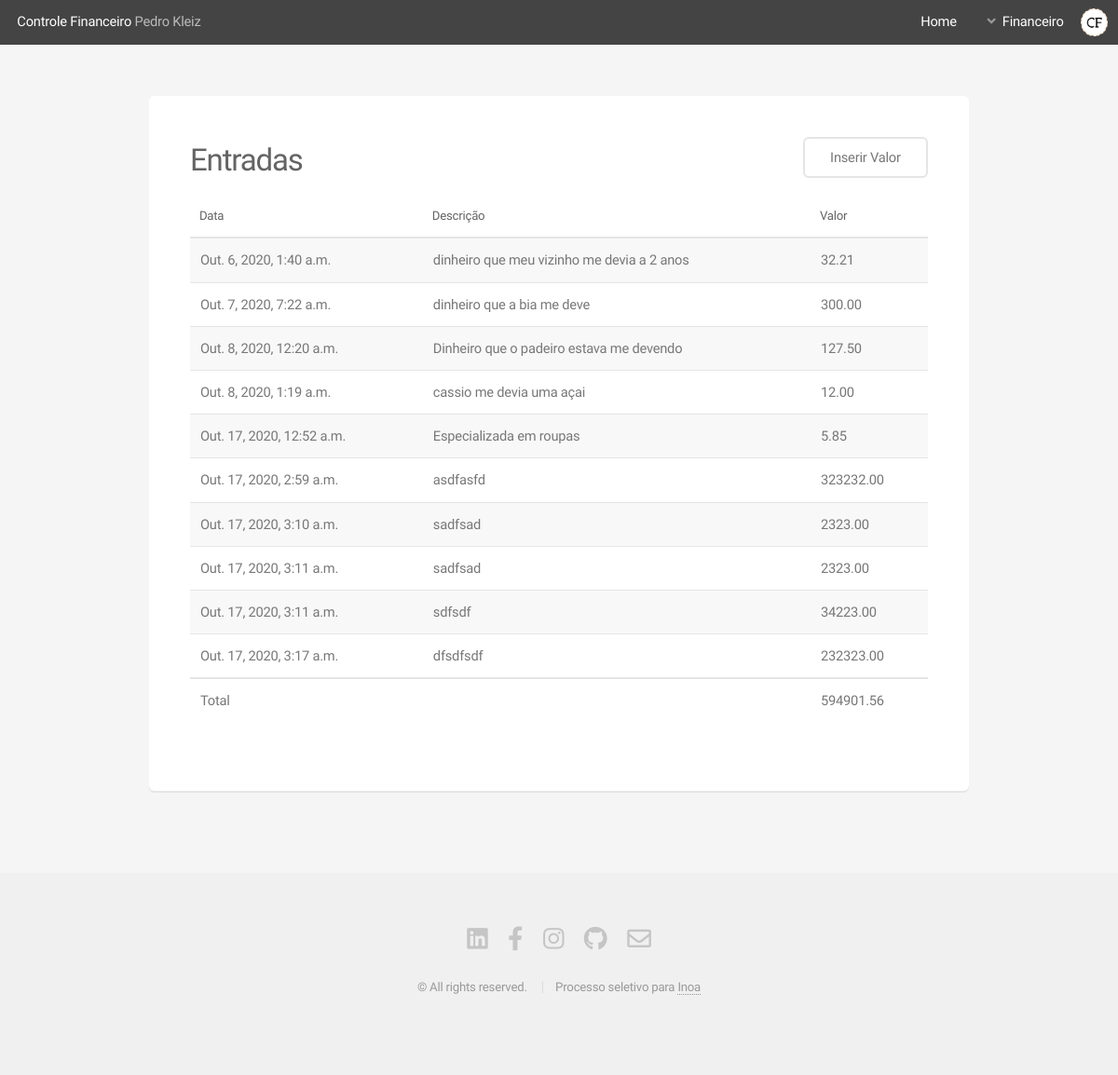
The app's page /deposit/, older data.
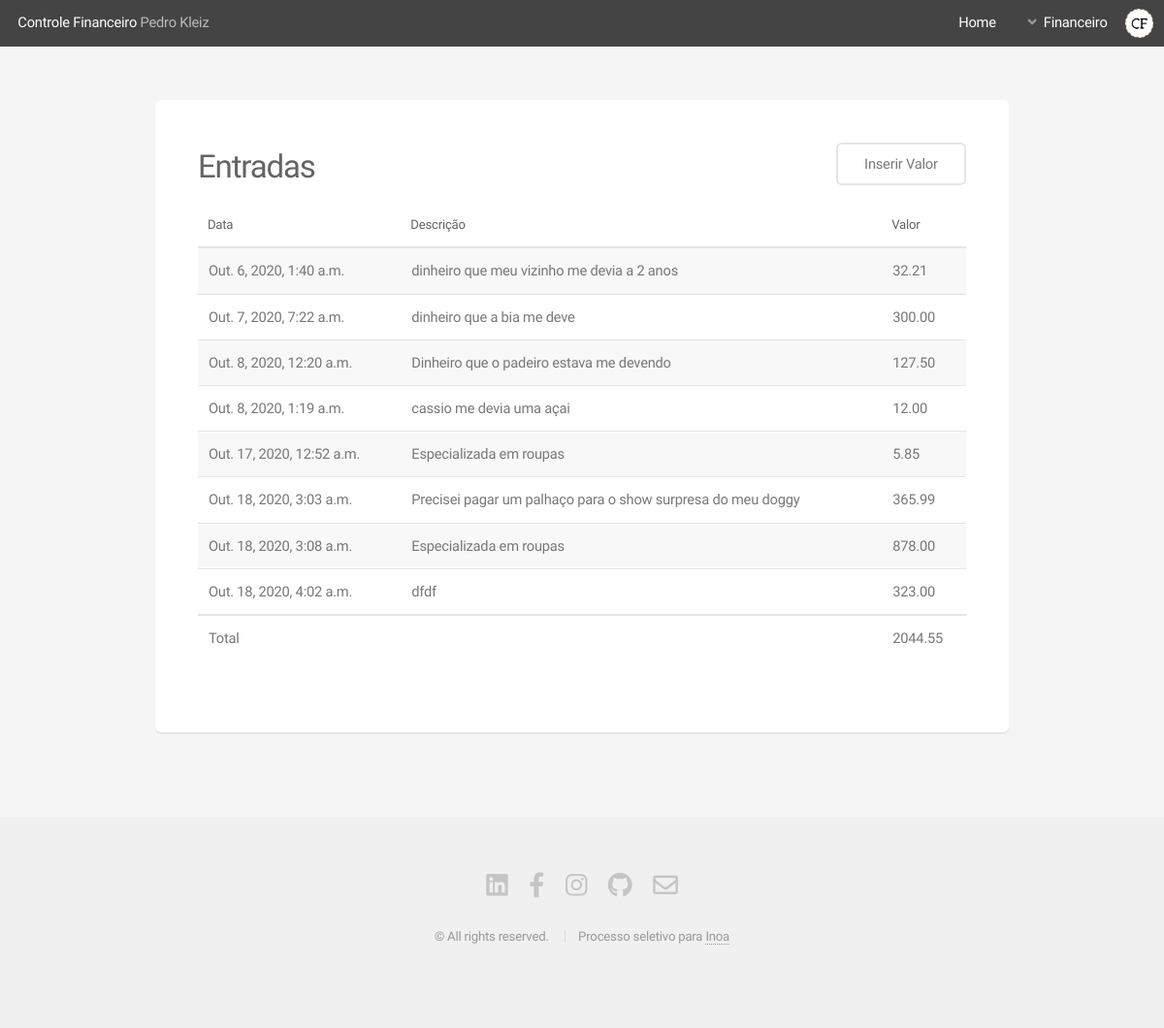
The same page, newer data.
### website/models.py (models this page shows, shortened)
class Deposit(models.Model):
    deposit_name = models.CharField(max_length=50)
    deposit_value = models.DecimalField(
        blank=False, null=False, max_digits=20, decimal_places=2)
    deposit_date = models.DateTimeField(auto_now=True)

### website/views.py (the view)
# urls.py: path('deposit/', deposit_view, name='deposit'),
def deposit_view(request):
    deposits = Deposit.objects.all()
    sumDeposits = Deposit.objects.aggregate(
        sum_deposits=Sum('deposit_value'))
    dicDepositRender = {'sumDeposits': sumDeposits, 'deposits': deposits}
    return render(request, 'deposit.html', dicDepositRender)

### website/templates/deposit.html
{% load static %} {% include 'partials/headerBlack.html' %}
<section id="main" class="container">
  <section class="box">
    <header>
    <div class="row gtr-uniform gtr-50">
      <div class="col-6 col-12-mobilep">
          <h2 class="col-6">Entradas</h2>
      </div>
      <div class="col-6 col-12-mobilep ">
        <a href="{% url 'depositValue' %}"  style="float: right;" class="button alt">Inserir Valor</a>
      </div>
    </div>
    </header>
    <br>
    <div class="table-wrapper">
      <table>
        <thead>
          <tr>
            <th>Data</th>
            <th>Descrição</th>
            <th>Valor</th>
          </tr>
        </thead>
        <tbody>
          {% for deposit in deposits %}
          <tr>
            <td>{{deposit.deposit_date}}</td>
            <td>{{deposit.deposit_name}}</td>
            <td>{{deposit.deposit_value}}</td>
          </tr>
          {% endfor %}
        </tbody>
        <tfoot>
          <tr>
            <td>Total</td>
            <td colspan="1"></td>
            <td>{{ sumDeposits.sum_deposits|floatformat:2 }}</td>
          </tr>
        </tfoot>
      </table>
    </div>
  </section>
</section>
{% include 'partials/footer.html'%}

Row changes from the older to the newer data that the page shows:
removed Deposit: deposit_date "Out. 17, 2020, 2:59 a.m.", deposit_name "asdfasfd", deposit_value "323232.00"
removed Deposit: deposit_date "Out. 17, 2020, 3:10 a.m.", deposit_name "sadfsad", deposit_value "2323.00"
removed Deposit: deposit_date "Out. 17, 2020, 3:11 a.m.", deposit_name "sadfsad", deposit_value "2323.00"
removed Deposit: deposit_date "Out. 17, 2020, 3:11 a.m.", deposit_name "sdfsdf", deposit_value "34223.00"
removed Deposit: deposit_date "Out. 17, 2020, 3:17 a.m.", deposit_name "dfsdfsdf", deposit_value "232323.00"
added Deposit: deposit_date "Out. 18, 2020, 3:03 a.m.", deposit_name "Precisei pagar um palhaço para o show surpresa do meu doggy", deposit_value "365.99"
added Deposit: deposit_date "Out. 18, 2020, 3:08 a.m.", deposit_name "Especializada em roupas", deposit_value "878.00"
added Deposit: deposit_date "Out. 18, 2020, 4:02 a.m.", deposit_name "dfdf", deposit_value "323.00"
Text that changed along with them:
{{ sumDeposits.sum_deposits|floatformat:2 }}: "594901.56" → "2044.55"
